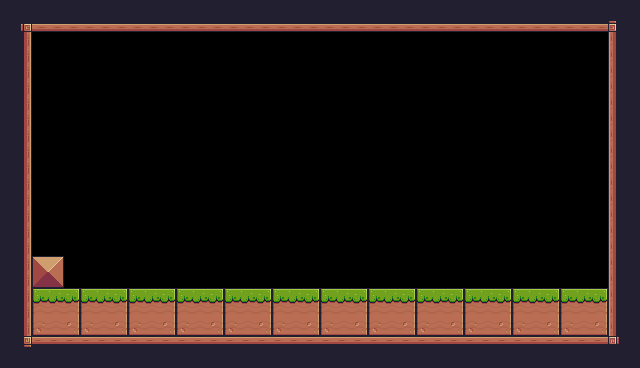

Tiled map render using the project's own tile images. Description and the whole map definition, tile-layer contents included, below:
An orthogonal 40x23 tile map with 16x16 px tiles, 1 tile layer (Background) and 1 object (Player).

<map version="1.10" tiledversion="1.10.2" orientation="orthogonal" renderorder="right-down" width="40" height="23" tilewidth="16" tileheight="16" infinite="0" nextlayerid="3" nextobjectid="15">
 <tileset firstgid="1" source="Pixel Aventure.tsx" />
 <layer id="1" name="Background" width="40" height="23">
  <data encoding="csv">
24,24,24,24,24,24,24,24,24,24,24,24,24,24,24,24,24,24,24,24,24,24,24,24,24,24,24,24,24,24,24,24,24,24,24,24,24,24,24,24,
24,92,134,134,134,134,134,134,134,134,134,134,134,134,134,134,134,134,134,134,134,134,134,134,134,134,134,134,134,134,134,134,134,134,134,134,134,134,93,24,
24,113,0,0,0,0,0,0,0,0,0,0,0,0,0,0,0,0,0,0,0,0,0,0,0,0,0,0,0,0,0,0,0,0,0,0,0,0,111,24,
24,113,0,0,0,0,0,0,0,0,0,0,0,0,0,0,0,0,0,0,0,0,0,0,0,0,0,0,0,0,0,0,0,0,0,0,0,0,111,24,
24,113,0,0,0,0,0,0,0,0,0,0,0,0,0,0,0,0,0,0,0,0,0,0,0,0,0,0,0,0,0,0,0,0,0,0,0,0,111,24,
24,113,0,0,0,0,0,0,0,0,0,0,0,0,0,0,0,0,0,0,0,0,0,0,0,0,0,0,0,0,0,0,0,0,0,0,0,0,111,24,
24,113,0,0,0,0,0,0,0,0,0,0,0,0,0,0,0,0,0,0,0,0,0,0,0,0,0,0,0,0,0,0,0,0,0,0,0,0,111,24,
24,113,0,0,0,0,0,0,0,0,0,0,0,0,0,0,0,0,0,0,0,0,0,0,0,0,0,0,0,0,0,0,0,0,0,0,0,0,111,24,
24,113,0,0,0,0,0,0,0,0,0,0,0,0,0,0,0,0,0,0,0,0,0,0,0,0,0,0,0,0,0,0,0,0,0,0,0,0,111,24,
24,113,0,0,0,0,0,0,0,0,0,0,0,0,0,0,0,0,0,0,0,0,0,0,0,0,0,0,0,0,0,0,0,0,0,0,0,0,111,24,
24,113,0,0,0,0,0,0,0,0,0,0,0,0,0,0,0,0,0,0,0,0,0,0,0,0,0,0,0,0,0,0,0,0,0,0,0,0,111,24,
24,113,0,0,0,0,0,0,0,0,0,0,0,0,0,0,0,0,0,0,0,0,0,0,0,0,0,0,0,0,0,0,0,0,0,0,0,0,111,24,
24,113,0,0,0,0,0,0,0,0,0,0,0,0,0,0,0,0,0,0,0,0,0,0,0,0,0,0,0,0,0,0,0,0,0,0,0,0,111,24,
24,113,0,0,0,0,0,0,0,0,0,0,0,0,0,0,0,0,0,0,0,0,0,0,0,0,0,0,0,0,0,0,0,0,0,0,0,0,111,24,
24,113,0,0,0,0,0,0,0,0,0,0,0,0,0,0,0,0,0,0,0,0,0,0,0,0,0,0,0,0,0,0,0,0,0,0,0,0,111,24,
24,113,0,0,0,0,0,0,0,0,0,0,0,0,0,0,0,0,0,0,0,0,0,0,0,0,0,0,0,0,0,0,0,0,0,0,0,0,111,24,
24,113,36,37,0,0,0,0,0,0,0,0,0,0,0,0,0,0,0,0,0,0,0,0,0,0,0,0,0,0,0,0,0,0,0,0,0,0,111,24,
24,113,58,59,0,0,0,0,0,0,0,0,0,0,0,0,0,0,0,0,0,0,0,0,0,0,0,0,0,0,0,0,0,0,0,0,0,0,111,24,
24,113,7,8,9,7,8,9,7,8,9,7,8,9,7,8,9,7,8,9,7,8,9,7,8,9,7,8,9,7,8,9,7,8,9,7,8,9,111,24,
24,113,29,30,31,29,30,31,29,30,31,29,30,31,29,30,31,29,30,31,29,30,31,29,30,31,29,30,31,29,30,31,29,30,31,29,30,31,111,24,
24,113,51,52,53,51,52,53,51,52,53,51,52,53,51,52,53,51,52,53,51,52,53,51,52,53,51,52,53,51,52,53,51,52,53,51,52,53,111,24,
24,114,90,90,90,90,90,90,90,90,90,90,90,90,90,90,90,90,90,90,90,90,90,90,90,90,90,90,90,90,90,90,90,90,90,90,90,90,115,24,
24,24,24,24,24,24,24,24,24,24,24,24,24,24,24,24,24,24,24,24,24,24,24,24,24,24,24,24,24,24,24,24,24,24,24,24,24,24,24,24
</data>
 </layer>
 <objectgroup id="2" name="Swanp">
  <object id="5" name="Player" type="Player" x="33.5" y="224" width="19" height="31" />
 </objectgroup>
</map>
